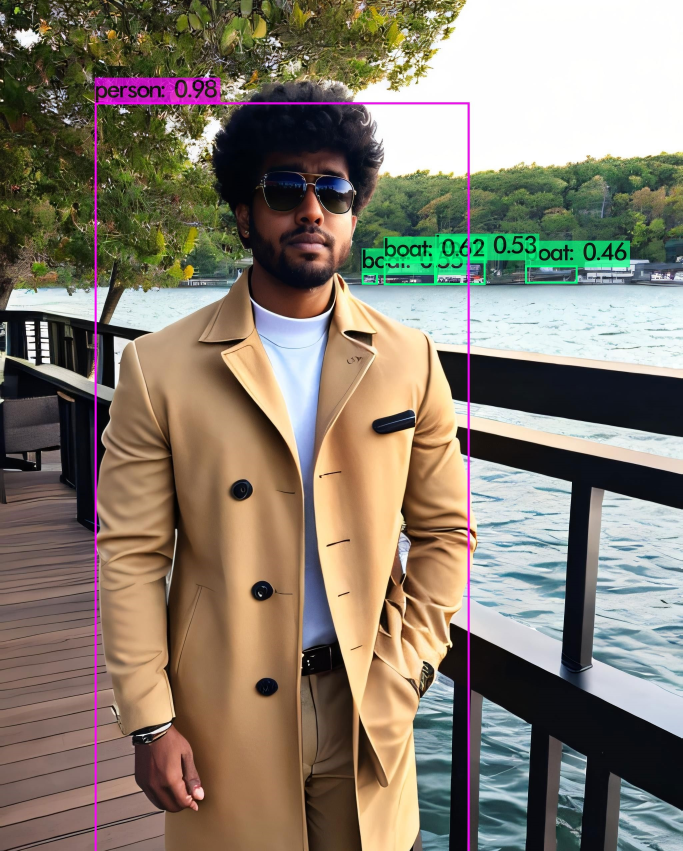
#> input picture Object Detectors, Image Segmentation, Model Optimization and Inference/Assignment/predictions.jpg, 2048 x 2552 px (shown at 1/3 size)
$ jupyter execute --allow-errors 'YOLOv4_object detection.ipynb'   (shell and % lines are left out)
#> lines starting #> are read from the running program, lines starting #| are printed output that depends on the picture
## Running a YOLOv4 Object Detector with Darknet in the Cloud! (GPU ENABLED)
This tutorial will help you build YOLOv4 easily in the cloud with GPU enabled so that you can run object detections in milliseconds!

# Step 1: Enabling GPU within your notebook
You will want to enable GPU acceleration within your Colab notebook so that your YOLOv4 system will be able to process detections over 100 times faster than CPU.

### Steps:

### i) Click **Edit** at top left of your notebook

### ii) Click **Notebook Settings** within dropdown

### iii) Under 'Hardware Accelerator' select **GPU** and then hit **Save**

Your notebook should now have GPU enabled!

# Step 2: Cloning and Building Darknet
The following cells will clone darknet from AlexeyAB's famous repository, adjust the Makefile to enable OPENCV and GPU for darknet and then build darknet.

Do not worry about any warnings when you run the '!make' cell!

[cell 1]
# clone darknet repo

[cell 2]
# change makefile to have GPU and OPENCV enabled
%cd darknet

[cell 3]
# verify CUDA

[cell 4]
# make darknet (builds darknet so that you can then use the darknet executable file to run or train object detectors)

# Step 3: Download pre-trained YOLOv4 weights
YOLOv4 has been trained already on the coco dataset which has 80 classes that it can predict. We will grab these pretrained weights so that we can run YOLOv4 on these pretrained classes and get detections.

# Step 4: Define Helper Functions

These three functions are helper functions that will allow you to show the image in your Colab Notebook after running your detections, as well as upload and download images to and from your Cloud VM.

[cell 5]
# define helper functions
def imShow(path):
#> called with path = 'predictions.jpg'
  import cv2
  import matplotlib.pyplot as plt
  %matplotlib inline

  image = cv2.imread(path)
#> image is the input picture: shape (2552, 2048, 3); mean B, G, R 110.9, 125.2, 134.1
  height, width = image.shape[:2]
#> height = 2552; width = 2048
  resized_image = cv2.resize(image,(3*width, 3*height), interpolation = cv2.INTER_CUBIC)

  fig = plt.gcf()
  fig.set_size_inches(18, 10)
  plt.axis("off")
  plt.imshow(cv2.cvtColor(resized_image, cv2.COLOR_BGR2RGB))
  plt.show()
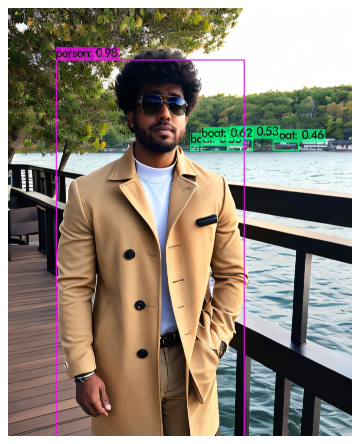
#> figure drawn by matplotlib, 1 panel

# use this to upload files
def upload():
  from google.colab import files
  uploaded = files.upload()
#> the answer given: predictions.jpg
  for name, data in uploaded.items():
    with open(name, 'wb') as f:
      f.write(data)
      print ('saved file', name)

# use this to download a file
def download(path):
  from google.colab import files
  files.download(path)

# Step 5: Run Your Detections with Darknet and YOLOv4!
Darknet is now built and ready to run detections using YOLOv4 in the cloud! You can find out which sorts of classes the pre-trained YOLOv4 weights can detect by clicking here. [COCO CLASSES](http://cocodataset.org/#explore)

The object detector can be run using the following command
```bash
!./darknet detector test <path to .data file> <path to config> <path to weights> <path to image>
```
Darknet comes with a few images already installed in the darknet/data/ folder.

**Note:** After running detections OpenCV can't open the image instantly in the cloud so we must run:
```bash
imShow('predictions.jpg')
```
This will output the image with the detections shown. The most recent detections are always saved to 'predictions.jpg'

Try out the examples below for yourself!

[cell 6]
# run darknet detection on test images

[cell 7]
# show image using our helper function
imShow('predictions.jpg')

#> (a cell that did not finish here is left out)

# Step 6: Uploading Local or Google Drive Files to Use
You may want to run detections on more than just the images within the darknet/data/ folder. This step will show you how to upload local or Google Drive files to the cloud VM and run detections on them!

### Method 1: Local Files
To upload local files just use our helper function by running 'upload()' as seen below. Click **Choose Files** and select the image from your local machine that you want to upload to the cloud VM.

If this function doesn't work for you then click the **Upload** button in the File Explorer on the left side of your notebook.

The image should save to the root directory of the cloud VM so that you can access it from the darknet command by running.
```
!./darknet detector test cfg/coco.data cfg/yolov4.cfg yolov4.weights ../<your image name>
```

[cell 9]
# try out the upload helper function! (I uploaded an image called highway.jpg, upload whatever you want!)
%cd ..
upload()
%cd darknet

[cell 10]
# run darknet with YOLOv4 on your personal image! (note yours will not be called highway.jpg so change the name)
imShow('predictions.jpg')

### Method 2: Google Drive
Images can also be uploaded from your Google Drive and easily have YOLOv4 detections run on them.

You will want to run the below cell to mount your google drive into the cloud VM so that you can access its contents. It is that easy!

**NOTE:** We will be creating a symbolic link between '/content/gdrive/My\ Drive/' and '/mydrive.

This means we are just creating a shortcut '/mydrive' to map to the contents within the folder '/content/gdrive/My\ Drive/'.

The reason for this is that sometime having the space in 'My Drive' folder path can cause issues when running certain commands. This symbolic link will stop this from happening!

Now you can run YOLOv4 with images from Google Drive using the darknet command:
```
!./darknet detector test cfg/coco.data cfg/yolov4.cfg yolov4.weights /mydrive/<path to image>
```
I recommend saving images within a folder called 'images' at the root level of your Google Drive.

[cell 11]
%cd ..
from google.colab import drive
#> (the rest of this cell did not finish here and is left out)

[cell 12]
# this creates a symbolic link so that now the path /content/gdrive/My\ Drive/ is equal to /mydrive

[cell 13]
# cd back into the darknet folder to run detections
%cd darknet

[cell 14]
# run detections on image within your Google Drive!
imShow('predictions.jpg')

### Download Files to Local Machine or Google Drive from Cloud VM
You can also easily download images from your cloud VM to save to your local machine or Google Drive.

#### Method 1: Local Machine

You can do it easily by using our helper function 'download()' or by right clicking the image in the File Explorer on the left side of your notebook and hitting **Download**. Files will be saved to your *Downloads* folder.

This is useful if you want to download the **'predictions.jpg'** images that the object detector outputs.

#### Method 2: Google Drive
A simple copy command can copy over any file to your Google Drive as it is already mounted. (you must run the mount command above if you have not already)

```
!cp <file to download> <destination to save file>
```
See example of each below!

#> (a cell that did not finish here is left out)

[cell 16]
# GOOGLE DRIVE DOWNLOAD
# note that I can change what the image name is saved as (I am saving it as detection1.jpg)

# Step 7: Running YOLOv4 on Video in the Cloud!

You can also run YOLOv4 object detections on video in your Google Colab VM. Follow the cells below to see how to run videos from your local machine or from your Google Drive!

## Local Machine Video
Here is how to upload video from local machine, run detector and then download video showing detections.

[cell 17]
# upload the video of your choosing! (Feel free to use the same video I do, it is in the Github repository)
upload()
#> the answer given: predictions.jpg

#> (a cell that did not finish here is left out)


## Google Drive Video
Here is how to run detector on video stored in Google Drive and save video straight to Google drive as well!

**Note:** You will have to change the paths to where your video is stored within your Google Drive and to where you want the resulting video stored. I have a videos folder in the home directory of my Google Drive.

# Step 8: Customize YOLOv4 with the different command line flags.
Darknet and YOLOv4 have a lot of command line flags you can add to your '!./darknet detector ...' to allow it to be customizeable and flexible.

I will show a few examples of these flags that you can take advantage of! Feel free to mix and match them together to customize your detections in any way you want.

## Threshold Flag
There is a flag '-thresh' you can use to add a threshold for confidences on the detections.  Only detections with a confidence level above the threshold you set will be returned.

In the example below we run darknet with YOLOv4 without a threshold on the test image dog.jpg. The image returns four detections, the lowest confidence being on the pottedplant with 33%.

If we add the '-thresh 0.5' flag this will only output three detections as now pottedplant falls below the threshold and is ignored.

Check it out below!

[cell 19]
# this is ran without the threshold flag set
imShow('predictions.jpg')

[cell 20]
# same detections but ran with the threshold flag set to 0.5 (pottedplant is no longer detected!)
imShow('predictions.jpg')

## Output Bounding Box Coordinates
You can output bounding box coordinates for each detection with the flag '-ext_output'. This external outputs flag will give you a few extra details about each detection within an image.

Check it out below!

[cell 21]
# darknet run with external output flag to print bounding box coordinates
imShow('predictions.jpg')

## Don't Show Image
You can add the flag '-dont_show' to not have the image outputted after running darknet. This doesn't really affect anything when running in Colab as the image is unable to output properly straight from darknet anyways. However, by adding the -dont_show flag you will get rid of the following warning from showing.
```
Unable to init server: Could not connect: Connection refused

(predictions:1850): Gtk-WARNING **: 17:01:00.687: cannot open display:
```

This is an important flag to have when running darknet with YOLOv4 on video as it will suppress having the video shown.

[cell 22]
# running darknet with dont show flag set (no longer get warnings)

# Step 9: Multiple Images at Once
YOLOv4 object detections can be run on multiple images at once. This is done through having a text file which has the paths to several images that you want to have the detector run on.

The .txt file should be in this format. One path to an image per line.

This file is stored to my Google Drive root directory and holds the path to three images within my Google Drive images folder.

## Save Results to .JSON File
Here is an example of saving the multiple image detections to a .JSON file.

#> (a cell that did not finish here is left out)


## Saving Results to a .txt File
You can also save the results of running multiple images to a text file.

#> (a cell that did not finish here is left out)
